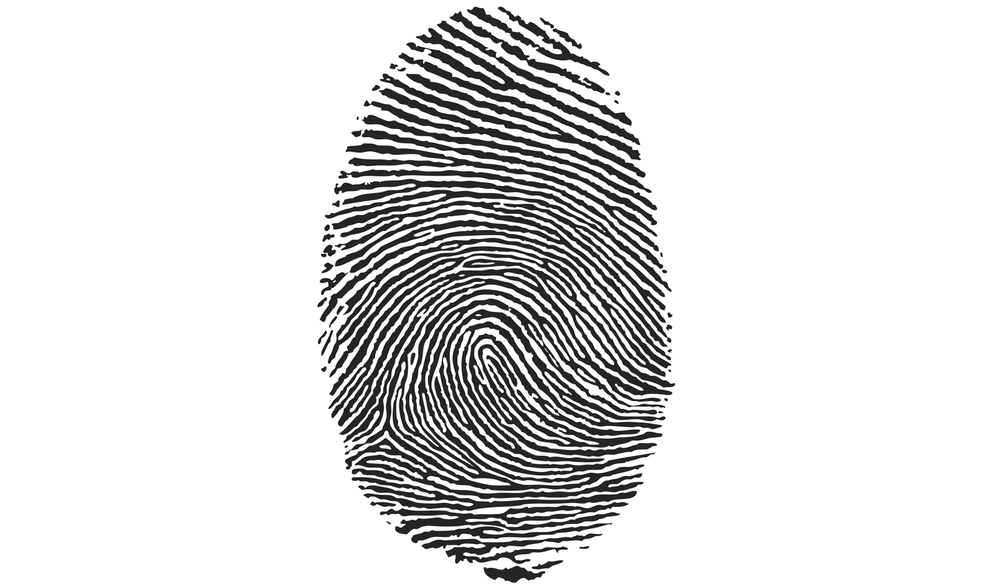
#> input picture Reconocimiento Dactilar/ReconocimientoDactilar/imagesInput/dedoscan.png, 1000 x 586 px, shrunk from 1645 x 964 before the run
$ python __init__.py
#> lines starting #> are read from the running program, lines starting #| are printed output that depends on the picture; after the words box and inside, x2 and y2 are one past the last pixel; in counts of white or black regions, pixels touching at a corner belong together
from PIL import Image
import math


def escagris(img):
    arr = img.load()
    for x in range(img.size[0]):
        for y in range(img.size[1]):
            arr[x,y] = img.getpixel((x,y))
    return arr
huella=Image.open("imagesInput/dedoscan.png").convert("L")
convirtiendo = escagris(huella)
huella.save("imagesOuput/escalagrisu.tif")
huella.show()


def binarizacion (img,umbral):
#> called with umbral = 128
    arr = img.load()
    for x in range(img.size[0]):
        for y in range(img.size[1]):
            p = img.getpixel((x,y))
            if p>umbral:
                arr[x,y] = 255
            else:
                arr[x,y] = 0
    return arr

huella=Image.open("imagesOuput/escalagrisu.tif").convert("L")
convirtiendo=binarizacion(huella,128)
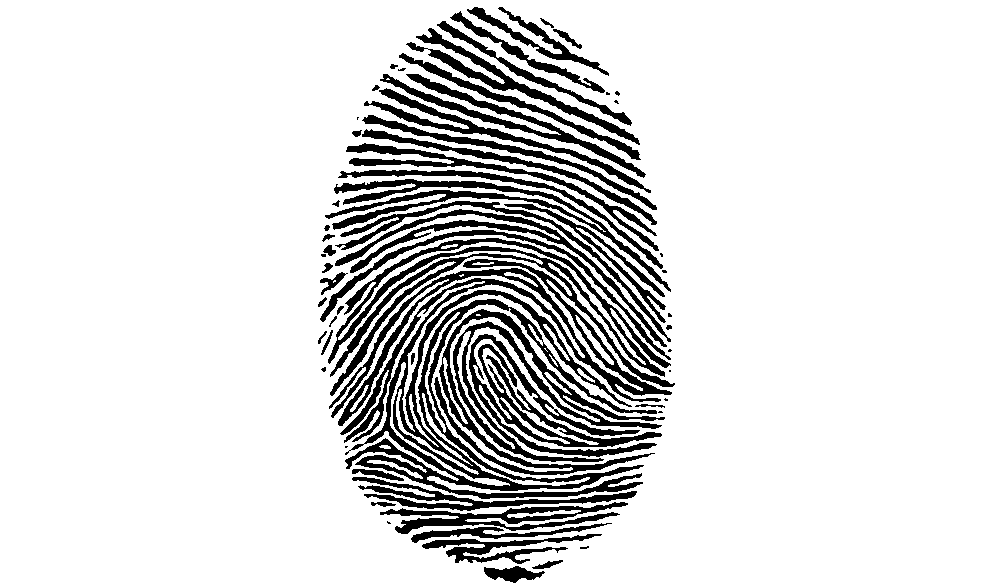
#> huella: PIL image 1000x586 L; 86% white; 63 black regions (17 under 20 px), largest, box (x1, y1, x2, y2) and area: (328, 238, 675, 499) 26504, (434, 309, 665, 475) 6999, (469, 334, 662, 457) 5161
huella.save("imagesOuput/binarizacion.tif")
huella.show()

def adelgazamiento(img,mascaraH,mascaraV):
    arr = img.load()

    Ha = mascaraH[0][0]
    Hb = mascaraH[0][1]
    Hc = mascaraH[0][2]
    Hd = mascaraH[1][0]
    He = mascaraH[1][1]
    Hf = mascaraH[1][2]
    Hg = mascaraH[2][0]
    Hh = mascaraH[2][1]
    Hi = mascaraH[2][2]

    Va = mascaraV[0][0]
    Vb = mascaraV[0][1]
    Vc = mascaraV[0][2]
    Vd = mascaraV[1][0]
    Ve = mascaraV[1][1]
    Vf = mascaraV[1][2]
    Vg = mascaraV[2][0]
    Vh = mascaraV[2][1]
    Vi = mascaraV[2][2]

    for x in range(1,img.size[0]-1):
        for y in range(1,img.size[1]-1):
            Ia = img.getpixel((x-1,y-1))
            Ib = img.getpixel((x-1,y))
            Ic = img.getpixel((x-1,y+1))
            Id = img.getpixel((x,y-1))
            Ie = img.getpixel((x,y))
            If = img.getpixel((x,y+1))
            Ig = img.getpixel((x+1,y-1))
            Ih = img.getpixel((x+1,y))
            Ii = img.getpixel((x+1,y+1))
            Gx = Ha*Ia+Hb*Ib+Hc*Ic+Hd*Id+He*Ie+Hf*If+Hg*Ig+Hh*Ih+Hi*Ii
            Gy = Va*Ia+Vb*Ib+Vc*Ic+Vd*Id+Ve*Ie+Vf*If+Vg*Ig+Vh*Ih+Vi*Ii
##            Gx = math.fabs(-Ia-Id-Ig+Ic+If+Ii)
##            Gy = math.fabs(-Ia-Ib-Ic+Ig+Ih+Ii)
            valor = math.sqrt(Gx*Gx+Gy*Gy)
            if valor>255.0:
                valor=255.0
            arr[x-1,y-1] = int(valor)
    return arr

img = Image.open("imagesOuput/binarizacion.tif").convert("L")
thiningX = [[0.0 ,0.0, 0.0],
            [0.0 ,1.0, 0.0],
            [1.0 ,1.0, 1.0],

            [1.0 ,0.0, 0.0],
            [1.0 ,1.0, 0.0],
            [1.0 ,0.0, 0.0],

            [1.0 ,1.0, 1.0],
            [0.0 ,1.0, 0.0],
            [0.0 ,0.0, 0.0],

            [0.0 ,0.0, 1.0],
            [0.0 ,1.0, 1.0],
            [0.0 ,0.0, 1.0]]


thiningY = [[0.0,  0.0,  0.0],
            [1.0,  1.0,  0.0],
            [0.0,  1.0,  0.0],

            [0.0 ,1.0, 0.0],
            [1.0 ,1.0, 0.0],
            [0.0 ,0.0, 0.0],

            [0.0 ,1.0, 0.0],
            [0.0 ,1.0, 1.0],
            [0.0 ,0.0, 0.0],

            [0.0 ,0.0, 0.0],
            [0.0 ,1.0, 1.0],
            [0.0 ,1.0, 0.0]]


I =  adelgazamiento(img,thiningX,thiningY)
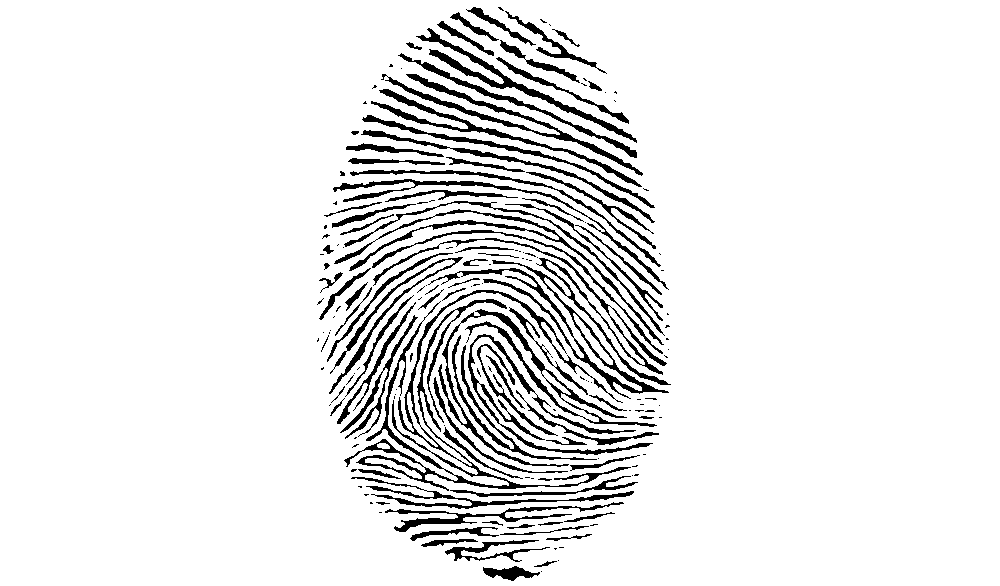
#> img: PIL image 1000x586 L; 91.4% white; 184 black regions (99 under 20 px), largest, box (x1, y1, x2, y2) and area: (344, 290, 631, 491) 5321, (373, 238, 671, 399) 4529, (438, 309, 657, 467) 2666
img.save("imagesOuput/imgAdelgazada.tif")
img.show()


def poda(img,mascaraH,mascaraV):
    arr = img.load()

    Ha = mascaraH[0][0]
    Hb = mascaraH[0][1]
    Hc = mascaraH[0][2]
    Hd = mascaraH[1][0]
    He = mascaraH[1][1]
    Hf = mascaraH[1][2]
    Hg = mascaraH[2][0]
    Hh = mascaraH[2][1]
    Hi = mascaraH[2][2]

    Va = mascaraV[0][0]
    Vb = mascaraV[0][1]
    Vc = mascaraV[0][2]
    Vd = mascaraV[1][0]
    Ve = mascaraV[1][1]
    Vf = mascaraV[1][2]
    Vg = mascaraV[2][0]
    Vh = mascaraV[2][1]
    Vi = mascaraV[2][2]

    for x in range(1,img.size[0]-1):
        for y in range(1,img.size[1]-1):
            Ia = img.getpixel((x-1,y-1))
            Ib = img.getpixel((x-1,y))
            Ic = img.getpixel((x-1,y+1))
            Id = img.getpixel((x,y-1))
            Ie = img.getpixel((x,y))
            If = img.getpixel((x,y+1))
            Ig = img.getpixel((x+1,y-1))
            Ih = img.getpixel((x+1,y))
            Ii = img.getpixel((x+1,y+1))
            Gx = Ha*Ia+Hb*Ib+Hc*Ic+Hd*Id+He*Ie+Hf*If+Hg*Ig+Hh*Ih+Hi*Ii
            Gy = Va*Ia+Vb*Ib+Vc*Ic+Vd*Id+Ve*Ie+Vf*If+Vg*Ig+Vh*Ih+Vi*Ii
##            Gx = math.fabs(-Ia-Id-Ig+Ic+If+Ii)
##            Gy = math.fabs(-Ia-Ib-Ic+Ig+Ih+Ii)
            valor = math.sqrt(Gx*Gx+Gy*Gy)
            if valor>255.0:
                valor=255.0
            arr[x-1,y-1] = int(valor)
    return arr

img = Image.open("imagesOuput/imgAdelgazada.tif").convert("L")
pruningX = [[0.0 ,0.0, 0.0],
            [0.0 ,1.0, 0.0],
            [0.0 ,0.0, 0.0]]


pruningY = [[0.0,  0.0,  0.0],
            [0.0,  1.0,  0.0],
            [0.0,  0.0,  0.0]]


I =  poda(img,thiningX,thiningY)
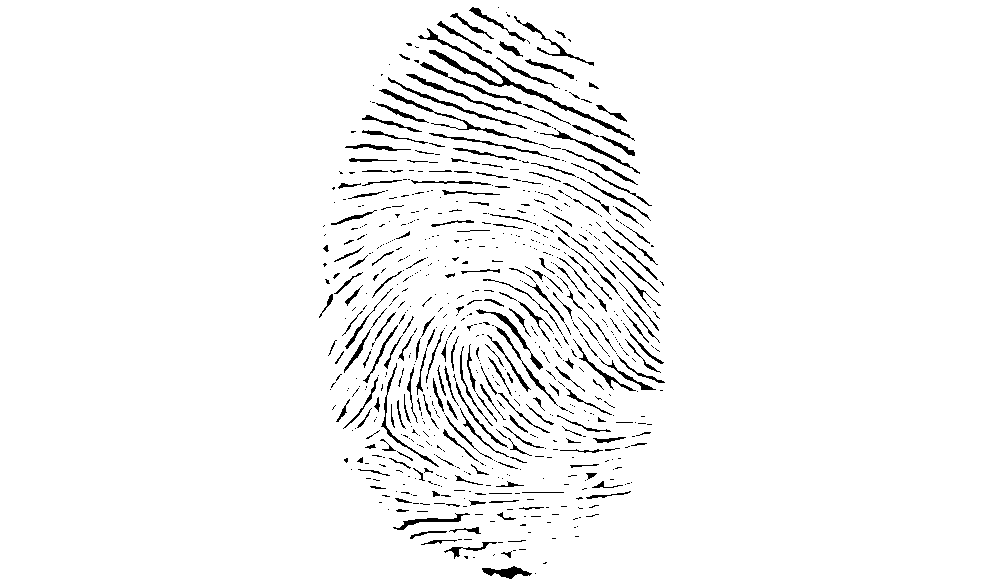
#> img: PIL image 1000x586 L; 96.3% white; black in thin lines or dots, all inside (x1, y1, x2, y2) = (319, 7, 665, 579)
img.save("imagesOuput/imgpoda.tif")
img.show()
